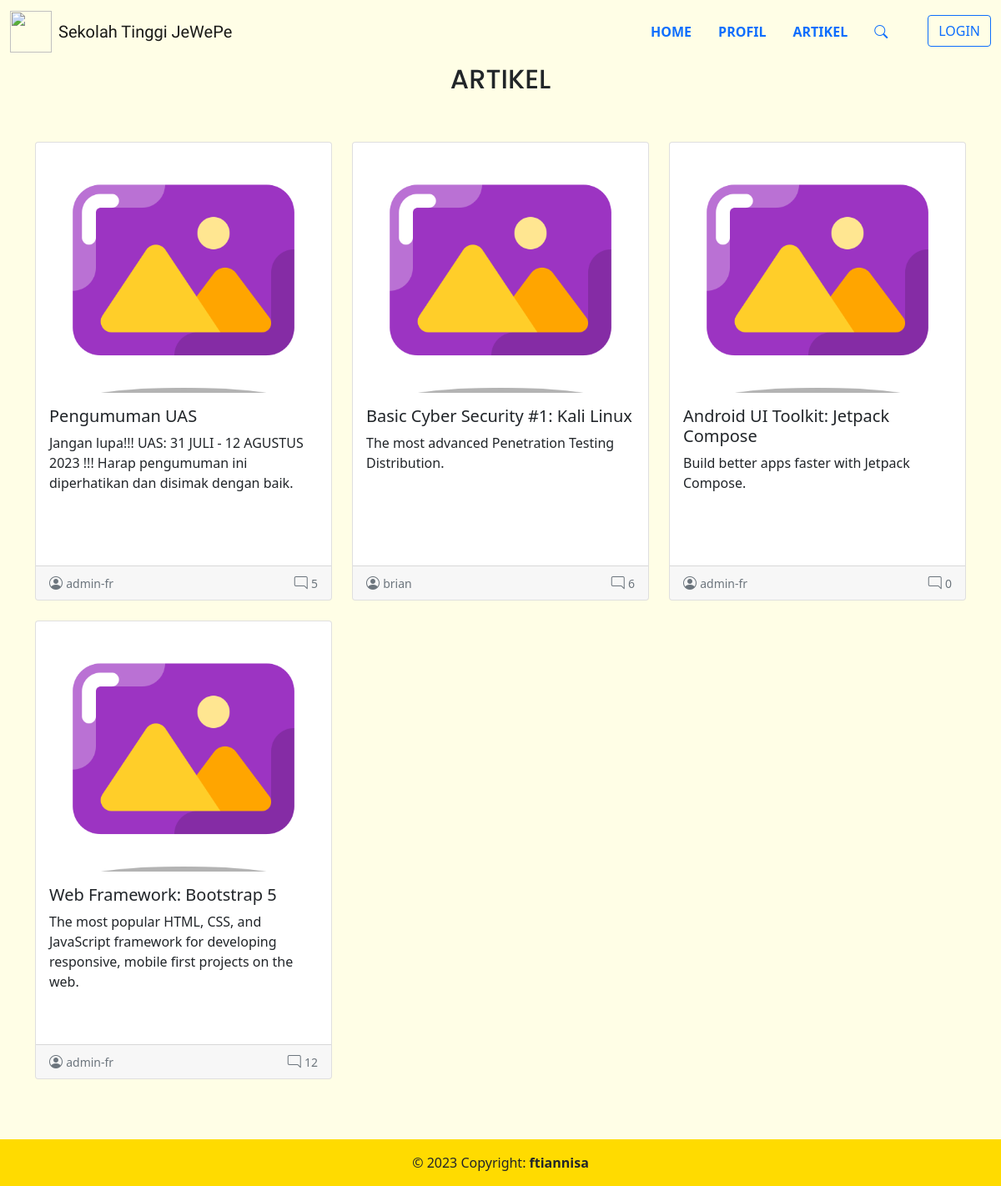
The app's page /artikel/index.php, older data.
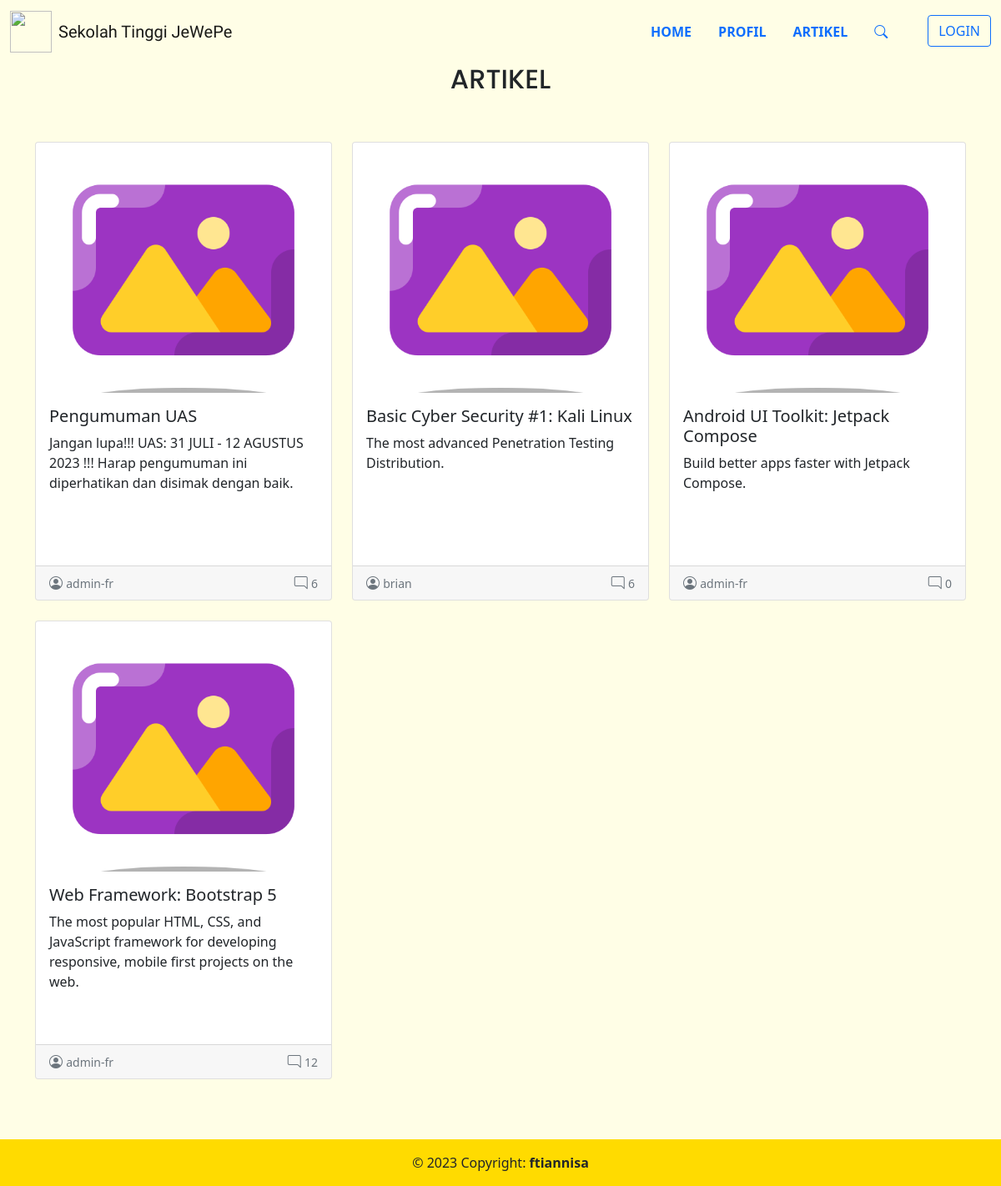
The same page, newer data.
### tables this page shows
CREATE TABLE `t_artikel` (
  `id_artikel` int(5) NOT NULL,
  `judul_artikel` varchar(100) NOT NULL,
  `isi_artikel` text NOT NULL,
  `gambar` text NOT NULL,
  `tanggal_posting` date NOT NULL DEFAULT current_timestamp(),
  `tanggal_edit` date NOT NULL DEFAULT current_timestamp(),
  `id_admin` int(5) NOT NULL,
  `status_komentar` tinyint(1) NOT NULL
);

### artikel/index.php (the view, shortened to what this page needs)
<?php
require_once '../templates/config/db_connection.php';
$query = "SELECT a.*, COUNT(k.id_komentar) AS jumlah_komentar, admin.nama FROM t_artikel AS a LEFT JOIN t_komentar AS k ON a.id_artikel = k.id_artikel INNER JOIN t_admin AS admin ON a.id_admin = admin.id_admin";
$query .= " GROUP BY a.id_artikel ORDER BY a.id_artikel DESC";
$stmt = $connection->prepare($query);
$stmt->execute();
$result = $stmt->get_result();
?>
<!DOCTYPE html>
<html lang="en">
<head>
    <link rel="stylesheet" href="../templates/css/style.css" />
    <link
      href="https://cdn.jsdelivr.net/npm/bootstrap@5.0.2/dist/css/bootstrap.min.css"
      rel="stylesheet"
    />
    <link
      href="https://cdn.jsdelivr.net/npm/bootstrap-icons@1.9.1/font/bootstrap-icons.css"
      rel="stylesheet"
    />
</head>
<body style="background-color: #fffee6">
    <?php
    include('../templates/header.php');
    ?>
    <div class="container mb-5">
      <div class="row">
        <div class="col-12 text-center mb-5">
          <h2 class="poppins">ARTIKEL</h2>
        </div>
      </div>
      <div class="row mb-5">
        <?php if ($result->num_rows > 0): ?>
        <?php foreach ($result as $row): ?>
        <div class="col-4 mb-4">
          <a href="detail.php?id_artikel=<?php echo $row['id_artikel']; ?>" class="text-decoration-none text-dark">
            <div class="card" style="height: 550px;">
              <img
                src="<?php echo $row['gambar']; ?>"
                class="card-img-top h-75"
                onerror="this.onerror=null; this.src='../templates/img/picture.png';"
                style="max-height: 300px;"
              />
              <div class="card-body">
                <h5 class="card-title"><?php echo $row['judul_artikel']; ?></h5>
                <p class="card-text">
                <?php
                $data = $row['isi_artikel'];
                $plaintext = strip_tags($data);
                $end_sentence = strpos($plaintext, '.');
                $end_sentence = ($end_sentence !== false) ? $end_sentence : strlen($plaintext);
                $first_sentence = substr($plaintext, 0, $end_sentence + 1);
                echo $first_sentence;
                ?>
                </p>
              </div>
              <div class="card-footer text-muted d-flex justify-content-between align-items-center">
                <div>
                  <i class="bi bi-person-circle"></i>
                  <small><?php echo $row['nama']; ?></small>
                </div>
                <div>
                  <i class="bi bi-chat-right"></i>
                  <small><?php echo $row['jumlah_komentar']; ?></small>
                </div>
              </div>
            </div>
          </a>
        </div>
        <?php endforeach; ?>
        <?php else: include('../templates/no_entry.php'); ?>
        <?php endif; ?>
      </div>
    </div>
    <?php
    include('../templates/footer.php');
    ?>
</body>
</html>

### templates/header.php (shortened to what this page needs)
<?php
$homeUrl = '/project_jwp/index.php';
$logoUrl = $homeUrl;
$btnUrl = '/project_jwp/login.php';
$btnText = 'LOGIN';
$btnClass = "btn btn-outline-primary";
?>
<!DOCTYPE html>
<html lang="en">
  <head>
    <link rel="stylesheet" href="templates/css/style.css" />
    <link
      href="https://cdn.jsdelivr.net/npm/bootstrap-icons@1.9.1/font/bootstrap-icons.css"
      rel="stylesheet"
    />
  </head>
  <body>
    <header>
      <nav
        class="navbar navbar-light autohide"
        style="background-color: #fffee6"
      >
        <div class="container-fluid">
          <a
            class="navbar-brand d-flex align-items-center"
            href="<?php echo $logoUrl; ?>"
          >
            <img
              src="https://img.icons8.com/stickers/100/module.png"
              alt=""
              width="50"
              height="50"
              class="d-inline-block align-text-top"
            />
            <span class="ms-2 logo-text">Sekolah Tinggi JeWePe</span>
          </a>
          <ul class="nav justify-content-end">
            <li class="nav-item">
              <a
                class="nav-link active"
                aria-current="page"
                href="<?php echo $homeUrl; ?>"
                >HOME</a
              >
            </li>
            <li class="nav-item">
              <a class="nav-link" href="/project_jwp/profil.php">PROFIL</a>
            </li>
            <li class="nav-item">
              <a class="nav-link" href="/project_jwp/artikel">ARTIKEL</a>
            </li>
            <li class="nav-item" id="search-logo">
                <i class="bi bi-search nav-link"></i>
            </li>
            <li class="nav-item">
              <a href="" class="nav-link"></a>
            </li>
            <li class="nav-item">
              <a href="<?php echo $btnUrl; ?>">
                <button type="button" class="<?php echo $btnClass; ?>">
                  <?php echo $btnText; ?>
                </button>
              </a>
            </li>
          </ul>
        </div>
      </nav>
    </header>
  </body>
</html>

### templates/footer.php (shortened to what this page needs)
<!DOCTYPE html>
<html lang="en">
  <head>
  </head>
  <body>
    <div>
      <footer class="bg-warning text-center text-lg-start">
        <div class="text-center p-3" style="background-color: #ffdb00">
          © 2023 Copyright:
          <a class="text-dark" href="https://github.com/ftiannisa/" style="text-decoration: none; font-weight: bold;"
            >ftiannisa
        </div>
      </footer>
    </div>
  </body>
</html>

### templates/css/style.css (style rules this page uses)
img { object-fit: cover; }
.logo-text { font-family: "Ubuntu", Arial; }
.poppins { font-family: "Poppins", sans-serif; }
.navbar .nav-link { font-weight: bold; }
::placeholder { font-size: 16px; }

Row changes from the older to the newer data that the page shows:
changed t_artikel "Pengumuman UAS": jumlah_komentar "5" → "6"
